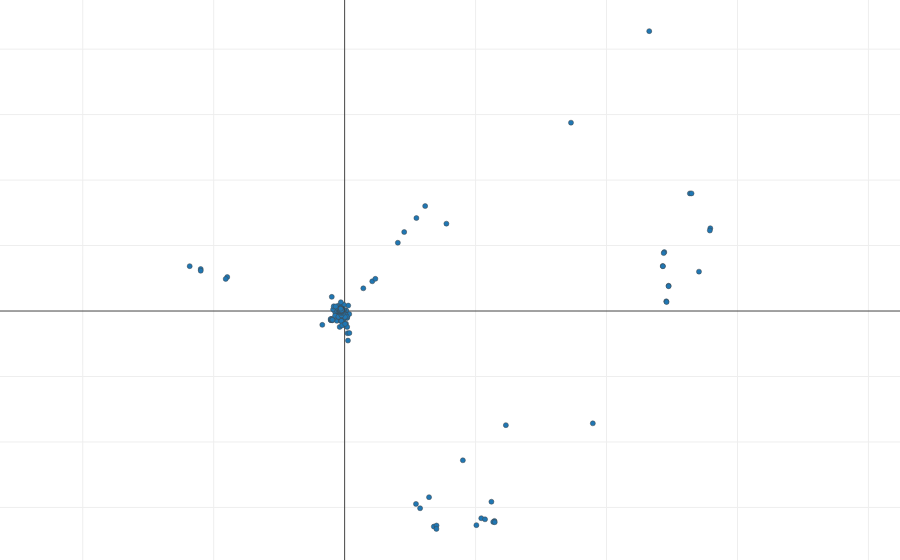

Source (notebook cell):
### Code cell
plotly.offline.iplot(decomposition.plotly_factor_phe(d_all, 0, 1))

### Figure 1 — Plotly figure (JSON) as saved in the notebook; plotly's stock layout.template omitted (floating-point values rounded to 4 significant figures; data arrays with more than 128 entries replaced by an {"elided": "..."} marker saying what was removed)
{"data": [{"marker": {"line": {"width": 0.5}, "opacity": 1, "size": 5}, "mode": "markers", "text": {"elided": "2138 str values"}, "type": "scatter", "x": {"elided": "2138 float values"}, "y": {"elided": "2138 float values"}}], "layout": {"hovermode": "closest", "margin": {"b": 0, "l": 0, "r": 0, "t": 0}, "yaxis": {"scaleanchor": "x"}}}
